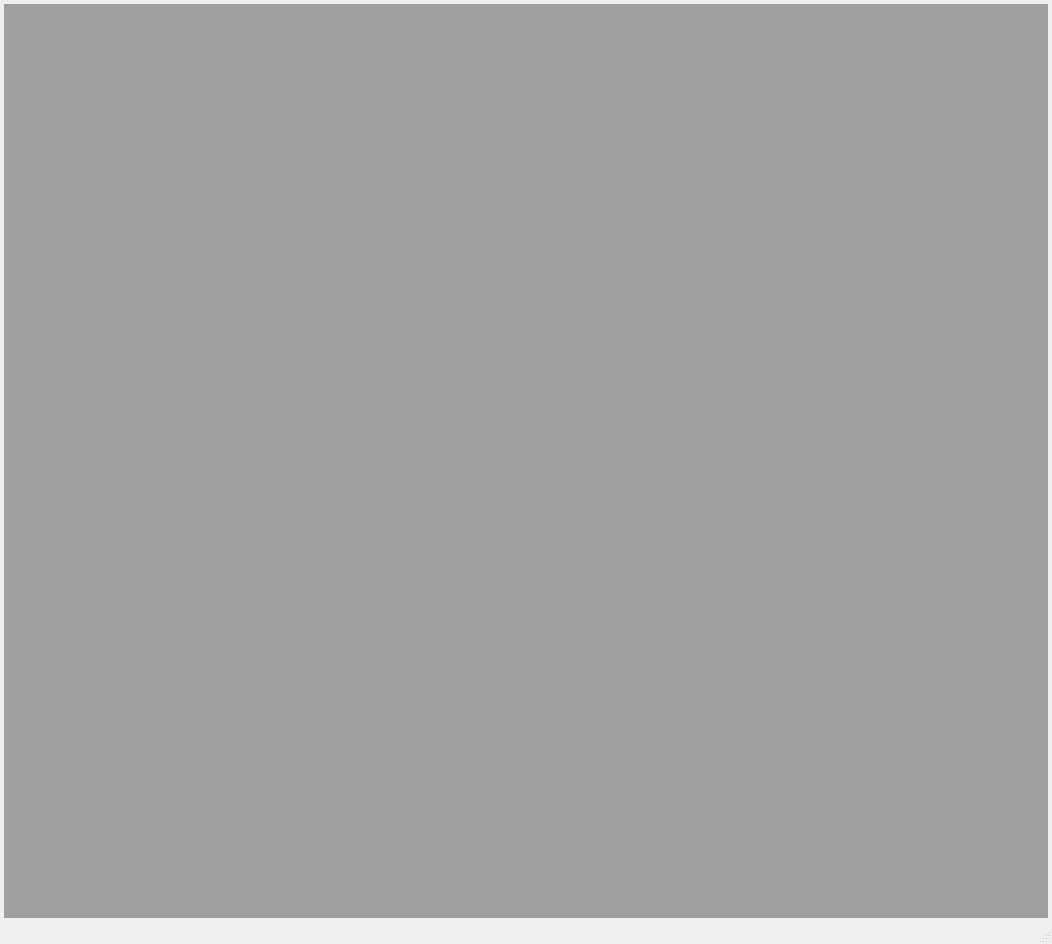
<?xml version="1.0" encoding="UTF-8"?>
<ui version="4.0">
 <class>MonitorWindow</class>
 <widget class="QMainWindow" name="MonitorWindow">
  <property name="geometry">
   <rect>
    <x>0</x>
    <y>0</y>
    <width>1052</width>
    <height>944</height>
   </rect>
  </property>
  <property name="windowTitle">
   <string>Monitor</string>
  </property>
  <widget class="QWidget" name="Centralwidget">
   <layout class="QVBoxLayout" name="verticalLayout_2">
    <property name="spacing">
     <number>4</number>
    </property>
    <property name="leftMargin">
     <number>4</number>
    </property>
    <property name="topMargin">
     <number>4</number>
    </property>
    <property name="rightMargin">
     <number>4</number>
    </property>
    <property name="bottomMargin">
     <number>4</number>
    </property>
    <item>
     <widget class="QMdiArea" name="MainArea"/>
    </item>
   </layout>
  </widget>
  <widget class="QMenuBar" name="menubar">
   <property name="geometry">
    <rect>
     <x>0</x>
     <y>0</y>
     <width>1052</width>
     <height>28</height>
    </rect>
   </property>
  </widget>
  <widget class="QStatusBar" name="statusbar"/>
 </widget>
 <resources>
  <include location="icons.qrc"/>
 </resources>
 <connections/>
</ui>
